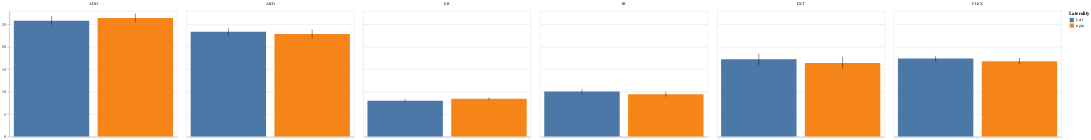

Source (notebook cell):
### Markdown cell above
### Variables $X$
Hip strength tests (field testing):
- `ADD`: adduction test
- `ABD`: abduction test
- `ER`: external rotation test
- `IR`: internal rotation test
- `EXT`: extension test
- `FLEX`: flexion test

### Code cell
bar_data = X.melt().assign(
    test=lambda x: x["variable"].str.split("/").str[0],
    Laterality=lambda x: x["variable"]
    .str.split("/")
    .str[1]
    .replace({"D": "right", "G": "Left"}),
)

sort_tests = alt.Sort(["ADD", "ABD", "ER", "IR", "EXT", "FLEX"])

plot_bars(
    data=bar_data,
    x=alt.X("Laterality", title=None),
    y="value",
    color="Laterality",
    column=alt.Column("test", title=None, sort=sort_tests),
).configure_axisX(labels=False, ticks=False)

### Figure 1 — Vega-Lite specification as saved in the notebook (floating-point values rounded to 4 significant figures; data arrays with more than 128 entries replaced by an {"elided": "..."} marker saying what was removed)
{"$schema": "https://vega.github.io/schema/vega-lite/v2.6.0.json", "config": {"axisX": {"labels": false, "ticks": false}, "view": {"height": 300, "width": 400}}, "data": {"name": "data-2b002c77532507c82f1a8415ecc63b07"}, "datasets": {"data-2b002c77532507c82f1a8415ecc63b07": {"elided": "1104 records"}}, "facet": {"column": {"field": "test", "sort": ["ADD", "ABD", "ER", "IR", "EXT", "FLEX"], "title": null, "type": "nominal"}}, "spec": {"layer": [{"encoding": {"color": {"field": "Laterality", "type": "nominal"}, "x": {"field": "Laterality", "title": null, "type": "nominal"}, "y": {"aggregate": "mean", "field": "value", "title": null, "type": "quantitative"}}, "mark": {"color": "grey", "type": "bar"}}, {"encoding": {"x": {"field": "Laterality", "title": null, "type": "nominal"}, "y": {"aggregate": "ci0", "field": "value", "type": "quantitative"}, "y2": {"aggregate": "ci1", "field": "value", "type": "quantitative"}}, "mark": "rule"}]}}
